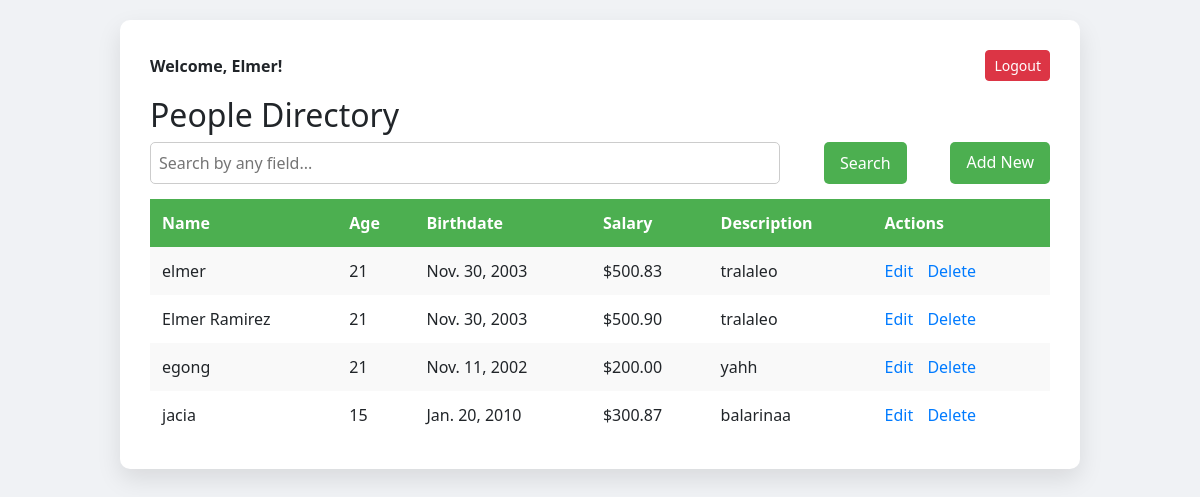
The app's page / (signed in) with its own data.
### records/models.py (models this page shows, shortened)
class Person(models.Model):
    name = models.CharField(max_length=100)
    age = models.IntegerField()
    birthdate = models.DateField()
    description = models.TextField()
    salary = models.DecimalField(max_digits=10, decimal_places=2)

### records/views.py (the view)
# urls.py: path('', views.person_list, name='person_list'),
@login_required
def person_list(request):
    query = request.GET.get('q')
    if query:
        people = Person.objects.filter(
            Q(name__icontains=query) |
            Q(age__icontains=query) |
            Q(birthdate__icontains=query) |
            Q(description__icontains=query) |
            Q(salary__icontains=query)
        )
    else:
        people = Person.objects.all()
    return render(request, 'records/person_list.html', {'people': people})

### records/templates/records/person_list.html (shortened to what this page needs)
<!DOCTYPE html>
<html lang="en">
<head>
    <link rel="stylesheet" href="https://cdn.jsdelivr.net/npm/bootstrap@5.3.3/dist/css/bootstrap.min.css">
    {% load static %}
</head>
<body>
<div class="container">
    {% if user.is_authenticated %}
    <div class="header-bar">
        <div>
            <strong>Welcome, {{ user.username }}!</strong>
        </div>
        <form method="POST" action="{% url 'logout' %}" class="logout-form">
            <button type="submit" class="btn btn-danger btn-sm">Logout</button>
        </form>
    </div>
    {% endif %}
    <h2>People Directory</h2>
    <form method="get" class="actions">
        <input type="text" name="q" placeholder="Search by any field..." value="{{ request.GET.q }}">
        <button type="submit">Search</button>
        <a href="{% url 'person_add' %}">Add New</a>
    </form>
    <table>
        <tr>
            <th>Name</th>
            <th>Age</th>
            <th>Birthdate</th>
            <th>Salary</th>
            <th>Description</th>
            <th>Actions</th>
        </tr>
        {% for person in people %}
        <tr>
            <td>{{ person.name }}</td>
            <td>{{ person.age }}</td>
            <td>{{ person.birthdate }}</td>
            <td>${{ person.salary|floatformat:2 }}</td>
            <td>{{ person.description }}</td>
            <td class="action-links">
                <a href="{% url 'person_edit' person.id %}">Edit</a>
                <a href="{% url 'person_delete' person.id %}">Delete</a>
            </td>
        </tr>
        {% empty %}
        <tr><td colspan="6">No records found.</td></tr>
        {% endfor %}
    </table>
</div>
</body>
</html>

### records/templates/records/person_list.html (style rules this page uses)
body { font-family: 'Segoe UI', Tahoma, Geneva, Verdana, sans-serif; background: #f0f2f5; margin: 0; padding: 20px; }
.container { max-width: 960px; margin: auto; background: white; padding: 30px; border-radius: 10px; box-shadow: 0 10px 25px rgba(0, 0, 0, 0.1); }
.header-bar { display: flex; justify-content: space-between; align-items: center; margin-bottom: 15px; }
.logout-form { margin: 0; }
.actions { display: flex; justify-content: space-between; margin-bottom: 15px; }
.actions input[type="text"] { padding: 8px; width: 70%; border-radius: 5px; border: 1px solid #ccc; }
.actions button, .actions a { background-color: #4CAF50; color: white; padding: 8px 16px; text-decoration: none; border: none; border-radius: 5px; cursor: pointer; transition: 0.3s; }
table { width: 100%; border-collapse: collapse; margin-top: 15px; }
th, td { text-align: left; padding: 12px; }
th { background-color: #4CAF50; color: white; }
tr:nth-child(even) { background-color: #f9f9f9; }
.action-links a { margin-right: 10px; color: #007BFF; text-decoration: none; }

### records on screen
Person: name "elmer", age "21", birthdate "Nov. 30, 2003", salary "500.83", description "tralaleo"
Person: name "Elmer Ramirez", age "21", birthdate "Nov. 30, 2003", salary "500.90", description "tralaleo"
Person: name "egong", age "21", birthdate "Nov. 11, 2002", salary "200.00", description "yahh"
Person: name "jacia", age "15", birthdate "Jan. 20, 2010", salary "300.87", description "balarinaa"

### other values on screen
{{ user.username }} "Elmer"
